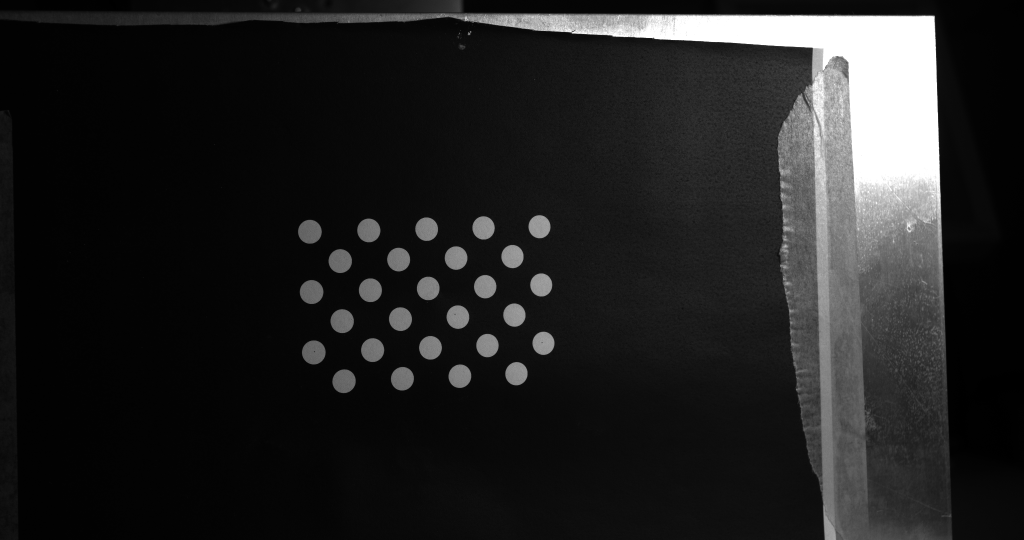
#> input picture board_pics/1off.bmp, 2048 x 1080 px (shown at 1/2 size); its folder holds 4 pictures in this run
$ python pipeline.py
#> lines starting #> are read from the running program, lines starting #| are printed output that depends on the picture; after the words box and inside, x2 and y2 are one past the last pixel; in counts of white or black regions, pixels touching at a corner belong together
### utils.py
"""Utilities: CSV I/O and Unicode-safe image loading for Windows."""

import numpy as np
import cv2


def read_csv(filename, delimiter=','):
    return np.loadtxt(filename, delimiter=delimiter, ndmin=2)


def write_csv(filename, data, fmt='%.10f'):
    np.savetxt(filename, data, delimiter=',', fmt=fmt)


def write_csv_int(filename, data):
    np.savetxt(filename, data, delimiter=',', fmt='%d')


def imread_unicode(path, flags=cv2.IMREAD_GRAYSCALE):
    """Read an image from a path that may contain non-ASCII characters.

    OpenCV's ``cv2.imread`` does not support Unicode paths on Windows.
    This function reads the file via numpy and decodes it with OpenCV.
    """
    data = np.fromfile(path, dtype=np.uint8)
    img = cv2.imdecode(data, flags)
    if img is None:
        raise FileNotFoundError(f"Cannot read image: {path}")
    return img

### circle_detector.py
"""Circle centre detection for calibration boards.

Two detection strategies:
  - findCirclesGrid   OpenCV native (may fail on OpenCV >= 4.6).
  - adaptive          Adaptive threshold + contour circularity filter.
                      Falls back automatically when findCirclesGrid fails.
"""

import os

import cv2
import numpy as np

from utils import imread_unicode


# ---------------------------------------------------------------------------
# Strategy A: adaptive threshold + contour circularity
# ---------------------------------------------------------------------------

def detect_circles_adaptive(image_path, area_range=(300, 3000),
                             circularity_min=0.7, adaptive_block=101,
                             adaptive_c=-25):
    """Detect circles via adaptive binarisation and contour filtering.

    Intended for white circles on dark background.  No grid layout required.
    Compatible with all OpenCV 4.x versions.

    Parameters
    ----------
    image_path : str
    area_range : (float, float)
        Min / max contour area for a valid circle.
    circularity_min : float
        Minimum 4*pi*area/perimeter^2 (0 … 1).
    adaptive_block : int
        Block size for adaptive threshold (odd).
    adaptive_c : int
        Constant subtracted from mean (negative -> more foreground).

    Returns
    -------
    centers : ndarray (N, 2)
        Circle centres sorted by y coordinate.
    """
    img = imread_unicode(image_path, cv2.IMREAD_GRAYSCALE)

    th = cv2.adaptiveThreshold(img, 255, cv2.ADAPTIVE_THRESH_GAUSSIAN_C,
                               cv2.THRESH_BINARY, adaptive_block, adaptive_c)
    contours, _ = cv2.findContours(th, cv2.RETR_EXTERNAL,
                                   cv2.CHAIN_APPROX_SIMPLE)

    centers = []
    for cnt in contours:
        area = cv2.contourArea(cnt)
        if area < area_range[0] or area > area_range[1]:
            continue
        perimeter = cv2.arcLength(cnt, True)
        if perimeter < 10:
            continue
        circularity = 4 * np.pi * area / (perimeter * perimeter)
        if circularity < circularity_min:
            continue
        M = cv2.moments(cnt)
        if M['m00'] > 0:
            centers.append((M['m10'] / M['m00'], M['m01'] / M['m00']))

    centers = np.array(centers) if centers else np.empty((0, 2))
    if len(centers) > 0:
        centers = centers[np.argsort(centers[:, 1])]
    return centers


# ---------------------------------------------------------------------------
# Strategy B: OpenCV findCirclesGrid
# ---------------------------------------------------------------------------

def detect_circles_grid(image_path, board_size, symmetric=False,
                        blob_params=None):
    """Detect circles via OpenCV findCirclesGrid.

    Note
    ----
    findCirclesGrid behaviour changed in OpenCV >= 4.6 and may fail on
    images that worked with older versions.  When it fails the 'auto'
    method falls back to adaptive detection automatically.
    """
    img = imread_unicode(image_path, cv2.IMREAD_GRAYSCALE)

    params = cv2.SimpleBlobDetector_Params()
    bp = blob_params or {}
    params.minThreshold = bp.get('minThreshold', 10)
    params.maxThreshold = bp.get('maxThreshold', 200)
    params.blobColor = bp.get('blobColor', 255)
    params.maxArea = bp.get('maxArea', 5000)
    params.minArea = bp.get('minArea', 10)
    params.minCircularity = bp.get('minCircularity', 0.8)

    detector = cv2.SimpleBlobDetector_create(params)
    pattern = (cv2.CALIB_CB_SYMMETRIC_GRID if symmetric
               else cv2.CALIB_CB_ASYMMETRIC_GRID)
    found, centers = cv2.findCirclesGrid(img, board_size, flags=pattern,
                                         blobDetector=detector)
    return centers if found else None, found


# ---------------------------------------------------------------------------
# Unified interface
# ---------------------------------------------------------------------------

def detect_circles(image_path, method='auto', board_size=None,
                   symmetric=False, blob_params=None, **adaptive_kwargs):
    """Detect circle centres.  Tries findCirclesGrid first when *method*
    is 'auto' and *board_size* is given; falls back to adaptive detection.

    Parameters
    ----------
    image_path : str
    method : {'auto', 'grid', 'adaptive'}
    board_size : (int, int) or None
        Required for 'grid' / 'auto' methods.
    symmetric : bool
        Use symmetric circle pattern.
    blob_params : dict or None
        Passed through to SimpleBlobDetector_Params.
    adaptive_kwargs :
        Passed through to detect_circles_adaptive.

    Returns
    -------
    centers : ndarray (N, 2)
    """
    if method == 'auto':
        if board_size is not None:
            c, found = detect_circles_grid(image_path, board_size,
                                           symmetric, blob_params)
            if found and c is not None and c.shape[0] > 0:
                return c
        centers = detect_circles_adaptive(image_path, **adaptive_kwargs)
        if centers.shape[0] == 0:
            raise RuntimeError(f"Circle detection failed: {image_path}")
        return centers

    if method == 'grid':
        c, found = detect_circles_grid(image_path, board_size,
                                       symmetric, blob_params)
        if not found or c is None or c.shape[0] == 0:
            raise RuntimeError(f"findCirclesGrid failed: {image_path}")
        return c

    if method == 'adaptive':
        centers = detect_circles_adaptive(image_path, **adaptive_kwargs)
        if centers.shape[0] == 0:
            raise RuntimeError(f"Adaptive detection failed: {image_path}")
        return centers

    raise ValueError(f"Unknown method: {method}")


# ---------------------------------------------------------------------------
# Batch processing
# ---------------------------------------------------------------------------

def detect_and_save(file_pattern, n_images, input_dir, output_dir,
                    method='auto', board_size=None, symmetric=False,
                    blob_params=None, save_vis=True, **adaptive_kwargs):
    """Batch circle detection, writes CSV files and optional visualisation.

    Parameters
    ----------
    file_pattern : str
        Filename pattern with '{i}' placeholder, e.g. '{i}.bmp'.
    n_images : int
    input_dir, output_dir : str
    save_vis : bool
        Save annotated images as 'centers{i}_vis.png'.
    """
    os.makedirs(output_dir, exist_ok=True)
    ok_count = 0
    for i in range(1, n_images + 1):
        img_path = os.path.join(input_dir, file_pattern.format(i=i))
        if not os.path.exists(img_path):
            for ext in ('.png', '.bmp', '.jpg', '.tif'):
                base_name = file_pattern.format(i=i).rsplit('.', 1)[0]
                alt = os.path.join(input_dir, base_name + ext)
                if os.path.exists(alt):
                    img_path = alt
                    break
            else:
                print(f"  [SKIP] image not found: {file_pattern.format(i=i)}")
                continue

        try:
            centers = detect_circles(img_path, method=method,
                                     board_size=board_size,
                                     symmetric=symmetric,
                                     blob_params=blob_params,
                                     **adaptive_kwargs)
            ok_count += 1
            print(f"  [OK] image {i}: {centers.shape[0]} circles")
            np.savetxt(os.path.join(output_dir, f"centers{i}.csv"),
                       centers, delimiter=',', fmt='%.10f')

            if save_vis:
                img_color = imread_unicode(img_path, cv2.IMREAD_COLOR)
                for (cx, cy) in centers:
                    cv2.drawMarker(img_color, (int(cx), int(cy)),
                                   (0, 255, 0), cv2.MARKER_CROSS, 20, 2)
                cv2.imwrite(os.path.join(output_dir, f"centers{i}_vis.png"),
                            img_color)
        except Exception as e:
            print(f"  [FAIL] image {i}: {e}")

    if ok_count == 0:
        raise RuntimeError(
            f"No circle centres detected in any image under '{input_dir}'. "
            f"Check the directory path (--data_dir), image extension "
            f"(--img_ext), and whether images are present.")
    print(f"  {ok_count}/{n_images} images succeeded")

### pipeline.py
#!/usr/bin/env python
"""SLCalibration — Structured Light System Calibration via DIC.

Reference:
  Zhu, C., Zhang, Q., Hou, J., & Gao, H.
  "Calibration Method for Structured Light System Based on DIC."
  Applied Optics, Vol. 61, No. 27, pp. 8050-8059 (2022).

Pipeline: detect → match → calibrate → (optional: reconstruct)

Usage
-----
  python pipeline.py -d ./data                          # full pipeline
  python pipeline.py -d ./data -m match                 # DIC matching only
  python pipeline.py -d ./data -m detect                # circle detection only
  python pipeline.py -d ./data -m calib                 # calibration only
  python pipeline.py -d ./data --search_mode sift       # use SIFT-guided search
  python pipeline.py -c config.json                     # load params from JSON
"""

import argparse
import json
import os
import sys
import time
from pathlib import Path

import cv2
import numpy as np

sys.path.insert(0, os.path.dirname(os.path.abspath(__file__)))

from circle_detector import detect_and_save
from dic_matcher import match_all_points
from calibrator import (load_centers_csv, load_reference_centers,
                         stereo_calibrate, save_calib_results)
from reconstructor import (undistort_points, triangulate_linear_ls,
                            center_and_normalize)
from utils import read_csv, write_csv, imread_unicode


# ---------------------------------------------------------------------------
# Helpers
# ---------------------------------------------------------------------------

def _find_images(directory, extensions=None):
    if extensions is None:
        extensions = {'.bmp', '.png', '.jpg', '.jpeg', '.tif', '.tiff'}
    return sorted(f for f in os.listdir(directory)
                  if Path(f).suffix.lower() in extensions)


def _hdr(title):
    print(f"\n{'='*60}\n  {title}\n{'='*60}")


def _kv(k, v):
    print(f"  {k:<22s}: {v}")


# ---------------------------------------------------------------------------
# Pipeline steps
# ---------------------------------------------------------------------------

def step_detect(data_dir, board_size, n_images, symmetric=False,
                img_ext='bmp'):
    """Step 1 — Circle detection."""
    _hdr("Step 1/4 — Circle Detection")
    img_dir = os.path.join(data_dir, 'board_pics')
    out_dir = os.path.join(data_dir, 'centers_out')
    os.makedirs(out_dir, exist_ok=True)

    # 优先用无散斑图 (*off.*) 做检测; 没有则用原图
    off_pattern = '{i}off.' + img_ext
    ref_pattern = '{i}.' + img_ext
    target_pattern = off_pattern
    test_path = os.path.join(img_dir, off_pattern.format(i=1))
    if not os.path.exists(test_path):
        target_pattern = ref_pattern
        print("  No *off.* images found, using original images for detection.")

    detect_and_save(target_pattern, n_images, img_dir, out_dir,
                    method='auto', board_size=board_size,
                    symmetric=symmetric)
    return out_dir


def step_match(data_dir, n_images, r=30, search_radius=200, order=1,
               search_mode='propagate', img_ext='bmp'):
    """Step 2 — DIC matching."""
    _hdr("Step 2/4 — DIC Matching (ZNSSD + IC-GN)")
    board_dir = os.path.join(data_dir, 'board_pics')
    speckle_dir = os.path.join(data_dir, 'speckle_pic')
    centers_dir = os.path.join(data_dir, 'centers_out')
    out_dir = os.path.join(data_dir, 'centersnew_out')
    os.makedirs(out_dir, exist_ok=True)

    for d, name in [(board_dir, 'board_pics'),
                    (speckle_dir, 'speckle_pic'),
                    (centers_dir, 'centers_out')]:
        if not os.path.isdir(d):
            raise FileNotFoundError(
                f"Directory missing: {d} ({name}). Run --mode detect first.")

    speckle_files = _find_images(speckle_dir)
    if not speckle_files:
        raise FileNotFoundError(f"No images in {speckle_dir}")
    speckle_img = imread_unicode(
        os.path.join(speckle_dir, speckle_files[0]), cv2.IMREAD_GRAYSCALE)

    _kv("Speckle image", f"{speckle_files[0]} "
                         f"({speckle_img.shape[1]}x{speckle_img.shape[0]})")
    _kv("Subset radius", r)
    _kv("Search radius", search_radius)
    _kv("Shape function", f"order={order} ({6*order} params)")
    _kv("Search mode", search_mode)

    board_files = _find_images(board_dir)
    _kv("Board images", f"{len(board_files)} files")

    ref_files = [f for f in board_files
                 if 'off' not in Path(f).stem.lower()]
    if len(ref_files) < n_images:
        ref_files = [f for i, f in enumerate(board_files) if i % 2 == 0]
    if len(ref_files) < n_images:
        ref_files = board_files[:n_images]

    for count in range(1, n_images + 1):
        if count - 1 >= len(ref_files):
            print(f"  [SKIP] no reference image for index {count}")
            continue
        ref_fname = ref_files[count - 1]
        ref_img = imread_unicode(os.path.join(board_dir, ref_fname),
                                 cv2.IMREAD_GRAYSCALE)
        print(f"\n  [{count}/{n_images}] {ref_fname} "
              f"({ref_img.shape[1]}x{ref_img.shape[0]})")

        centers_path = os.path.join(centers_dir, f'centers{count}.csv')
        if not os.path.exists(centers_path):
            raise FileNotFoundError(
                f"{centers_path} not found. Run --mode detect first.")
        centers = read_csv(centers_path)
        n_pts = centers.shape[0]
        print(f"    Circles: {n_pts}")

        t0 = time.perf_counter()
        centers_new = match_all_points(
            ref_img, speckle_img, centers,
            r=r, search_radius=search_radius,
            order=order, search_mode=search_mode, verbose=True,
        )
        elapsed = time.perf_counter() - t0
        ok_count = (~np.isnan(centers_new[:, 0])).sum()
        print(f"    Matched: {ok_count}/{n_pts}  ({elapsed:.0f}s)")

        np.savetxt(os.path.join(out_dir, f'centersnew{count}.csv'),
                   centers_new, delimiter=',', fmt='%.10f')
    return out_dir


# [117 lines left out: functions step_calibrate, step_reconstruct, _show_point_cloud, not called in this run]


# ---------------------------------------------------------------------------
# CLI
# ---------------------------------------------------------------------------

def _merge_config(args):
    if not args.config or not os.path.exists(args.config):
        return args
    with open(args.config, 'r', encoding='utf-8') as f:
        cfg = json.load(f)
    defaults = {
        'data_dir': '.', 'mode': 'all', 'n_images': 5,
        'board_width': 5, 'board_height': 3, 'symmetric': False,
        'r': 30, 'search_radius': 200, 'order': 1,
        'search_mode': 'propagate', 'img_ext': 'bmp', 'visualize': False,
    }
    for key, default in defaults.items():
        cfg_val = cfg.get(key)
        has_cli = any(a.startswith(f'--{key}') or a.startswith(f'-{key[0]}')
                      for a in sys.argv if not a.startswith('-c'))
        if not has_cli and cfg_val is not None:
            setattr(args, key, cfg_val)
    return args


def main():
    parser = argparse.ArgumentParser(
        description='SLCalibration — Structured Light System Calibration',
        formatter_class=argparse.RawDescriptionHelpFormatter,
        epilog="""
Examples:
  python pipeline.py -d ./data
  python pipeline.py -d ./data -m match --search_mode sift
  python pipeline.py -d ./data -n 7 -W 7 -H 5 -o 2
  python pipeline.py -c config.json
        """,
    )
    parser.add_argument('-d', '--data_dir', default='.',
                        help='root data directory')
    parser.add_argument('-m', '--mode', default='all',
                        choices=['all', 'detect', 'match', 'calib', 'recon'])
    parser.add_argument('-n', '--n_images', type=int, default=5)
    parser.add_argument('-W', '--board_width', type=int, default=5)
    parser.add_argument('-H', '--board_height', type=int, default=3)
    parser.add_argument('--symmetric', action='store_true', default=False)
    parser.add_argument('-r', '--r', type=int, default=30,
                        help='subset radius (pixels)')
    parser.add_argument('-s', '--search_radius', type=int, default=200,
                        help='integer search radius (pixels)')
    parser.add_argument('-o', '--order', type=int, default=1,
                        choices=[1, 2],
                        help='shape function order (1 or 2)')
    parser.add_argument('--search_mode', default='propagate',
                        choices=['brute', 'sift', 'propagate', 'fast'],
                        help='integer search strategy')
    parser.add_argument('-c', '--config', default=None,
                        help='JSON config file path')
    parser.add_argument('--img_ext', default='bmp',
                        help='image file extension')
    parser.add_argument('--visualize', action='store_true', default=False,
                        help='show point cloud after reconstruction')
    args = parser.parse_args()
    args = _merge_config(args)

    data_dir = os.path.abspath(args.data_dir)
    board_size = (args.board_width, args.board_height)

    # 'all' runs detect→match→calib only; reconstruction is opt-in.
    run_detect = args.mode in ('all', 'detect')
    run_match = args.mode in ('all', 'match')
    run_calib = args.mode in ('all', 'calib')
    run_recon = args.mode == 'recon'

    if not os.path.isdir(os.path.join(data_dir, 'board_pics')):
        print("SLCalibration — Structured Light Calibration via DIC")
        print(f"  Data directory : {data_dir}")
        print(f"  [ERROR] 'board_pics/' not found under data directory.")
        print(f"  Use -d/--data_dir to point at the correct data folder.")
        print(f"  See README.md for the required directory structure.")
        sys.exit(1)
    if run_detect and len(_find_images(os.path.join(data_dir, 'board_pics'))) == 0:
        print(f"  [ERROR] No image files in '{data_dir}/board_pics/'.")
        print(f"  Supported formats: .bmp, .png, .jpg, .tif")
        sys.exit(1)

    print("SLCalibration — Structured Light Calibration via DIC")
    print(f"  Data directory : {data_dir}")
    print(f"  Mode           : {args.mode}")

    t_total = time.perf_counter()
    try:
        if run_detect:
            step_detect(data_dir, board_size, args.n_images,
                        args.symmetric, args.img_ext)
#> in imread_unicode, img is the input picture: shape (1080, 2048); min 0, max 255, mean 33.4
#> in detect_circles_grid, `found, centers = cv2.findCirclesGrid(img, board_size, flags=pattern, b..`: found = False; centers = [[680.1, 521.7], [796.9, 518.7], [911.7, 515.6], [1024.6, 512.6], [684, 641.9], [800.5, 637.8], [915.4, 633.7], [1028.4, 629.7], [687.6, 762], [804.4, 757], [919.4, 751.9], [1032.5, 746.9]]
#> in detect_circles, `c, found = detect_circles_grid(image_path, board_size, symmetric, blob..`: found = False
#> in detect_circles_adaptive, `th = cv2.adaptiveThreshold(img, 255, cv2.ADAPTIVE_THRESH_GAUSSIAN_C, c..`:
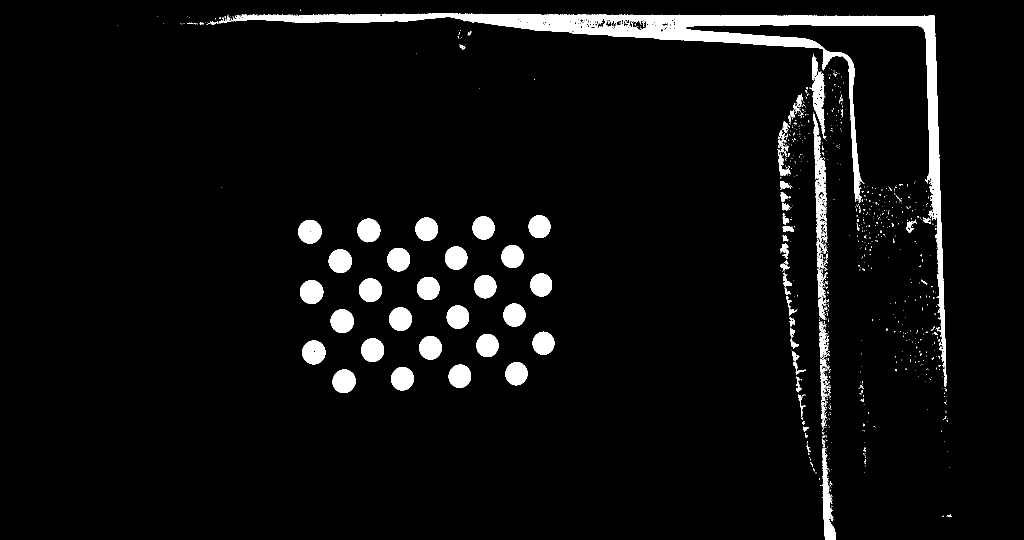
#> th: shape (1080, 2048) (shown at 1/2 size); 5% white; 910 white regions (825 under 20 px)
#> in detect_circles_adaptive, `contours, _ = cv2.findContours(th, cv2.RETR_EXTERNAL, cv2.CHAIN_APPROX..`: contours = 889 contours, 820 with area under 20; largest, box (x1, y1, x2, y2) and area: (463, 26, 1893, 774) 47142, (1627, 228, 1656, 640) 4592, (1645, 895, 1672, 1080) 2067, (1619, 143, 1653, 278) 1726, (604, 681, 651, 729) 1696
#> the loop in detect_circles_adaptive, `for cnt in contours:` made 889 passes
#> (area, perimeter, circularity) on passes 50, 179, 187: (2067, 602.5, 0.0716), (1652.5, 152.1, 0.897), (1622, 150.4, 0.901)
#> after the loop in detect_circles_adaptive, `for cnt in contours:`: centers = 27 pairs, first value 619.3 to 1086.5, second value 453 to 762.1
#|   [OK] image 1: 27 circles
#> the loop in detect_and_save, `for (cx, cy) in centers:` made 27 passes
#> (cx, cy) on passes 1 to 8: (1078.5, 453), (966.6, 455.4), (852.9, 457.9), (737.2, 460.4), (619.3, 463), (1024.5, 512.6), (911.8, 515.6), (796.9, 518.7)
#> after the loop in detect_and_save, `for (cx, cy) in centers:`:
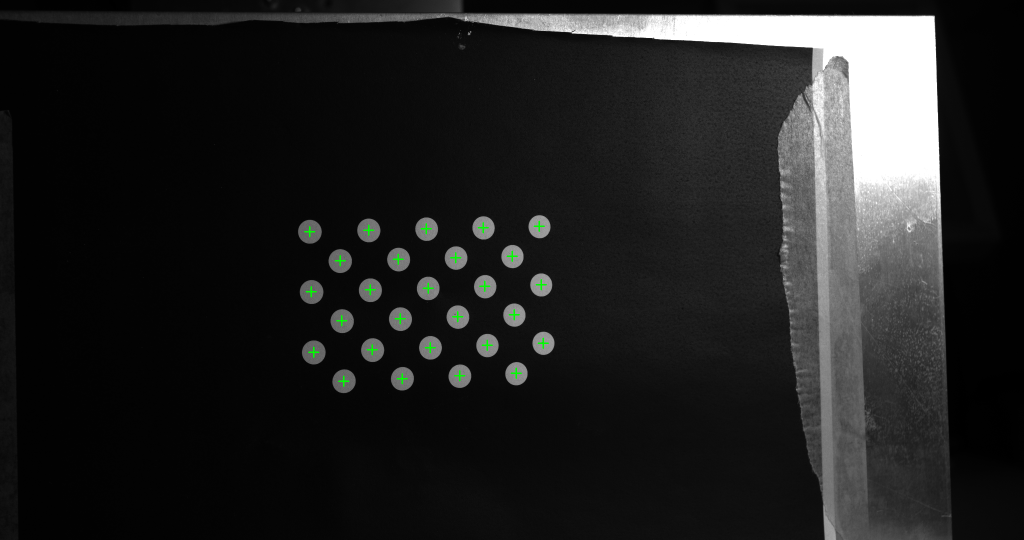
#> img_color: shape (1080, 2048, 3) (shown at 1/2 size); mean B, G, R 33.2, 33.6, 33.2
        if run_match:
            step_match(data_dir, args.n_images, args.r, args.search_radius,
                       args.order, args.search_mode, args.img_ext)
        if run_calib:
            step_calibrate(data_dir, args.n_images)
        if run_recon:
            step_reconstruct(data_dir, visualize=args.visualize)

        print(f"\n{'='*60}\n  Done — {time.perf_counter() - t_total:.1f}s\n{'='*60}")
    except FileNotFoundError as e:
        print(f"\n[ERROR] {e}\nCheck data directory structure.")
#> (the run stopped early here; a loop or call above may not have finished)
